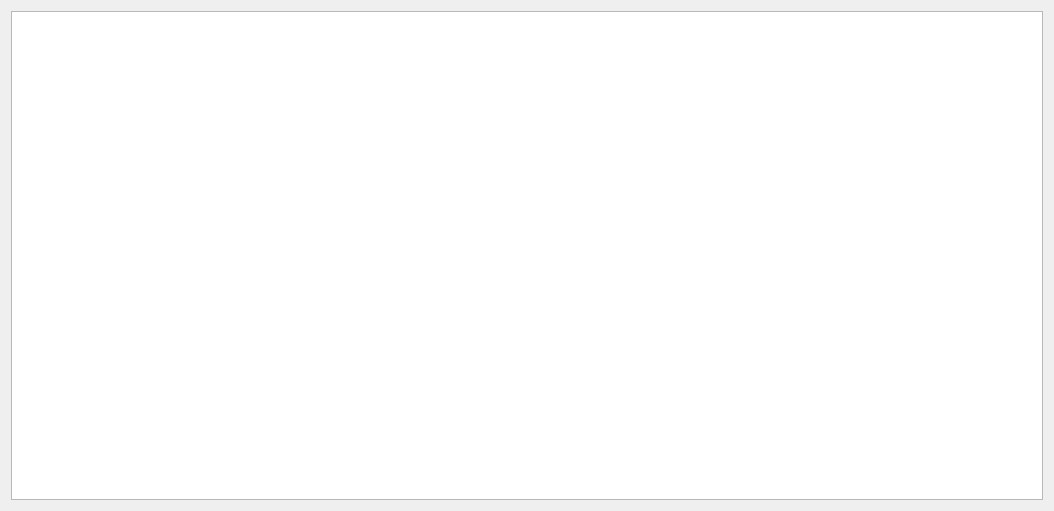
<?xml version="1.0" encoding="UTF-8"?>
<ui version="4.0">
 <class>TrackersWidget</class>
 <widget class="QWidget" name="TrackersWidget">
  <property name="geometry">
   <rect>
    <x>0</x>
    <y>0</y>
    <width>1054</width>
    <height>511</height>
   </rect>
  </property>
  <property name="windowTitle">
   <string>Form</string>
  </property>
  <layout class="QGridLayout" name="gridLayout">
   <item row="0" column="0">
    <widget class="QTableView" name="trackersView"/>
   </item>
  </layout>
 </widget>
 <resources/>
 <connections/>
</ui>
